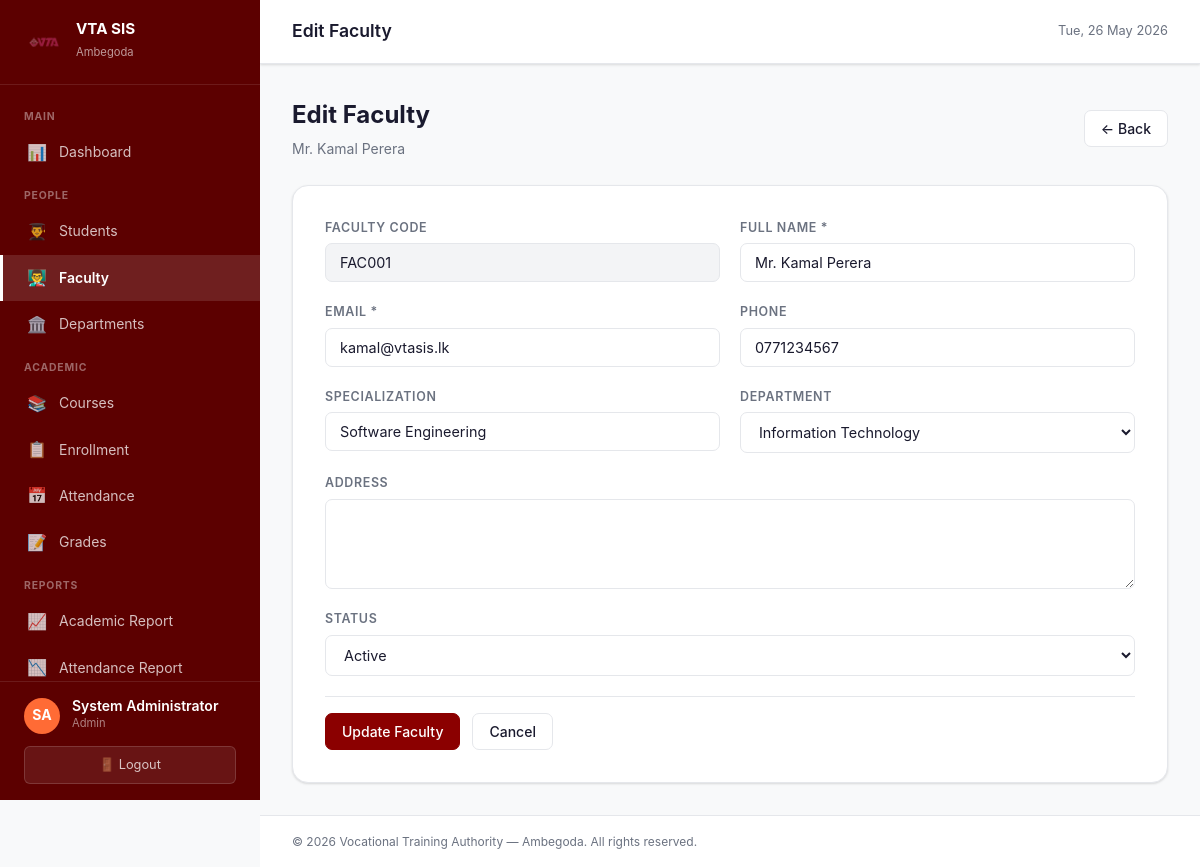
The page /modules/faculty/edit.php?id=1 (signed in) on the database its author committed.
### tables this page shows
CREATE TABLE IF NOT EXISTS faculty (
    id             INT AUTO_INCREMENT PRIMARY KEY,
    user_id        INT          NOT NULL,
    faculty_code   VARCHAR(50)  NOT NULL UNIQUE,
    full_name      VARCHAR(150) NOT NULL,
    email          VARCHAR(150) NOT NULL,
    phone          VARCHAR(20),
    specialization VARCHAR(200),
    department_id  INT,
    address        TEXT,
    is_active      TINYINT(1)   NOT NULL DEFAULT 1,
    created_at     TIMESTAMP    NOT NULL DEFAULT CURRENT_TIMESTAMP,
    FOREIGN KEY (user_id)       REFERENCES users(id)       ON DELETE CASCADE,
    FOREIGN KEY (department_id) REFERENCES departments(id) ON DELETE SET NULL,
    INDEX idx_faculty_code (faculty_code)
);

CREATE TABLE IF NOT EXISTS departments (
    id          INT AUTO_INCREMENT PRIMARY KEY,
    name        VARCHAR(150) NOT NULL,
    code        VARCHAR(20),
    description TEXT,
    created_at  TIMESTAMP NOT NULL DEFAULT CURRENT_TIMESTAMP
);

### includes/functions.php (called while the page is built, shortened)
<?php
function h(mixed $val): string {
    return htmlspecialchars((string)$val, ENT_QUOTES, 'UTF-8');
}

### modules/faculty/edit.php (the view, shortened to what this page needs)
<?php
require_once '../../config/db.php';
$id = (int)get('id');
$fStmt = $pdo->prepare('SELECT * FROM faculty WHERE id=?'); $fStmt->execute([$id]);
$faculty = $fStmt->fetch();
$departments = $pdo->query('SELECT id, name FROM departments ORDER BY name')->fetchAll();
$errors = [];
if (isPost()) {
    $data = ['full_name'=>post('full_name'),'email'=>post('email'),'phone'=>post('phone'),
        'specialization'=>post('specialization'),'department_id'=>post('department_id'),
        'address'=>post('address'),'is_active'=>(int)post('is_active')];
    if (!$data['full_name']) $errors[] = 'Full name is required.';
    if (!$errors) {
        $pdo->beginTransaction();
        try {
            $pdo->prepare('UPDATE users SET full_name=?,email=? WHERE id=?')->execute([$data['full_name'],$data['email'],$faculty['user_id']]);
            $pdo->prepare('UPDATE faculty SET full_name=?,email=?,phone=?,specialization=?,department_id=?,address=?,is_active=? WHERE id=?')
                ->execute([$data['full_name'],$data['email'],$data['phone'],$data['specialization'],
                    $data['department_id']?:null,$data['address'],$data['is_active'],$id]);
            $pdo->commit();
            flash('Faculty updated.','success');
            redirect(BASE_URL . 'modules/faculty/index.php');
        } catch (Exception $e) { $pdo->rollBack(); $errors[] = $e->getMessage(); }
    }
} else {
    $data = $faculty;
}
require_once '../../includes/header.php';
?>
<div class="page-header">
  <div><h1>Edit Faculty</h1><p><?= h($faculty['full_name']) ?></p></div>
  <a href="index.php" class="btn btn-secondary">← Back</a>
</div>
<form method="POST" class="form-card">
  <div class="form-row">
    <div class="form-group">
      <label>Faculty Code</label>
      <input type="text" value="<?= h($faculty['faculty_code']) ?>" disabled style="background:#f3f4f6;">
    </div>
    <div class="form-group">
      <label>Full Name *</label>
      <input type="text" name="full_name" value="<?= h($data['full_name']) ?>" required>
    </div>
  </div>
  <div class="form-row">
    <div class="form-group">
      <label>Email *</label>
      <input type="email" name="email" value="<?= h($data['email']) ?>" required>
    </div>
    <div class="form-group">
      <label>Phone</label>
      <input type="text" name="phone" value="<?= h($data['phone'] ?? '') ?>">
    </div>
  </div>
  <div class="form-row">
    <div class="form-group">
      <label>Specialization</label>
      <input type="text" name="specialization" value="<?= h($data['specialization'] ?? '') ?>">
    </div>
    <div class="form-group">
      <label>Department</label>
      <select name="department_id">
        <?php foreach ($departments as $d): ?>
        <option value="<?= $d['id'] ?>" <?= ($data['department_id']??'')==$d['id']?'selected':'' ?>><?= h($d['name']) ?></option>
        <?php endforeach; ?>
      </select>
    </div>
  </div>
  <div class="form-group">
    <label>Address</label>
    <textarea name="address"><?= h($data['address'] ?? '') ?></textarea>
  </div>
  <div class="form-group">
    <label>Status</label>
    <select name="is_active">
      <option value="1" <?= ($data['is_active']??1)?'selected':'' ?>>Active</option>
    </select>
  </div>
  <div class="form-actions">
    <button type="submit" class="btn btn-primary">Update Faculty</button>
    <a href="index.php" class="btn btn-secondary">Cancel</a>
  </div>
</form>
<?php require_once '../../includes/footer.php'; ?>

### assets/css/style.css (style rules this page uses)
:root { --primary: #8B0000; --primary-light: #b71c1c; --primary-dark: #5c0000; --primary-bg: #fdf2f2; --accent: #ff6b35; --success: #2e7d32; --success-bg: #e8f5e9; --warning: #f57f17; --warning-bg: #fffde7; --danger: #c62828; --danger-bg: #ffebee; --info: #0277bd; --info-bg: #e1f5fe; --text: #1a1a2e; --text-muted: #6b7280; --border: #e5e7eb; --bg: #f8f9fa; --white: #ffffff; --sidebar-w: 260px; --navbar-h: 64px; --radius: 10px; --radius-lg: 16px; --shadow: 0 1px 3px rgba(0,0,0,.08), 0 1px 2px rgba(0,0,0,.06); --shadow-md: 0 4px 6px rgba(0,0,0,.07), 0 2px 4px rgba(0,0,0,.06); --shadow-lg: 0 10px 15px rgba(0,0,0,.1), 0 4px 6px rgba(0,0,0,.05); --transition: all .2s ease; }
*, *::before, *::after { box-sizing: border-box; margin: 0; padding: 0; }
html { font-size: 16px; scroll-behavior: smooth; }
body { font-family: -apple-system, BlinkMacSystemFont, 'Segoe UI', Roboto, sans-serif; background: var(--bg); color: var(--text); line-height: 1.6; min-height: 100vh; }
.page-header { display: flex; align-items: center; justify-content: space-between; margin-bottom: 1.5rem; }
.page-header h1 { font-size: 1.5rem; font-weight: 700; }
.page-header p { color: var(--text-muted); font-size: .875rem; margin-top: .25rem; }
.btn { display: inline-flex; align-items: center; gap: .4rem; padding: .5rem 1rem; border-radius: 7px; font-size: .875rem; font-weight: 500; cursor: pointer; text-decoration: none; border: 1px solid transparent; transition: var(--transition); line-height: 1.4; white-space: nowrap; font-family: inherit; }
.btn-primary { background: var(--primary); color: var(--white); border-color: var(--primary); }
.btn-secondary { background: var(--white); color: var(--text); border-color: var(--border); }
.form-card { background: var(--white); border-radius: var(--radius-lg); padding: 2rem; box-shadow: var(--shadow); border: 1px solid var(--border); max-width: 900px; }
.form-row { display: grid; grid-template-columns: repeat(auto-fit, minmax(220px, 1fr)); gap: 1.25rem; margin-bottom: 0; }
.form-group { display: flex; flex-direction: column; gap: .35rem; margin-bottom: 1.25rem; }
.form-group label { font-size: .78rem; font-weight: 600; color: var(--text-muted); text-transform: uppercase; letter-spacing: .05em; }
.form-group input, .form-group select, .form-group textarea { padding: .625rem .875rem; border: 1.5px solid var(--border); border-radius: 7px; font-size: .9rem; color: var(--text); background: var(--white); transition: var(--transition); font-family: inherit; width: 100%; }
.form-group textarea { resize: vertical; min-height: 90px; }
.form-actions { display: flex; gap: .75rem; padding-top: 1rem; border-top: 1px solid var(--border); margin-top: .5rem; }

### rows shown on the page
faculty: full_name "Mr. Kamal Perera", faculty_code "FAC001", email "kamal@vtasis.lk", phone "0771234567", specialization "Software Engineering", department_id "Information Technology", is_active "Active"

### other values the page prints
$initials ?: '?' "SA"
$uname "System Administrator"
$role "Admin"
$pageTitle "Edit Faculty"
